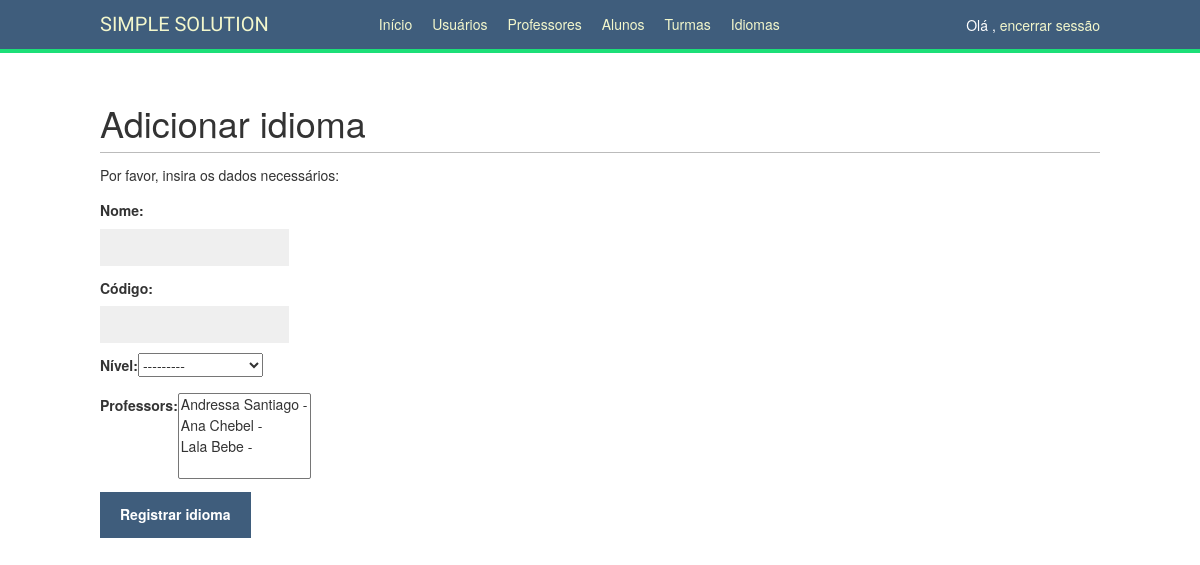
Page /school/subjects/create/ (signed in) on the earlier database version.
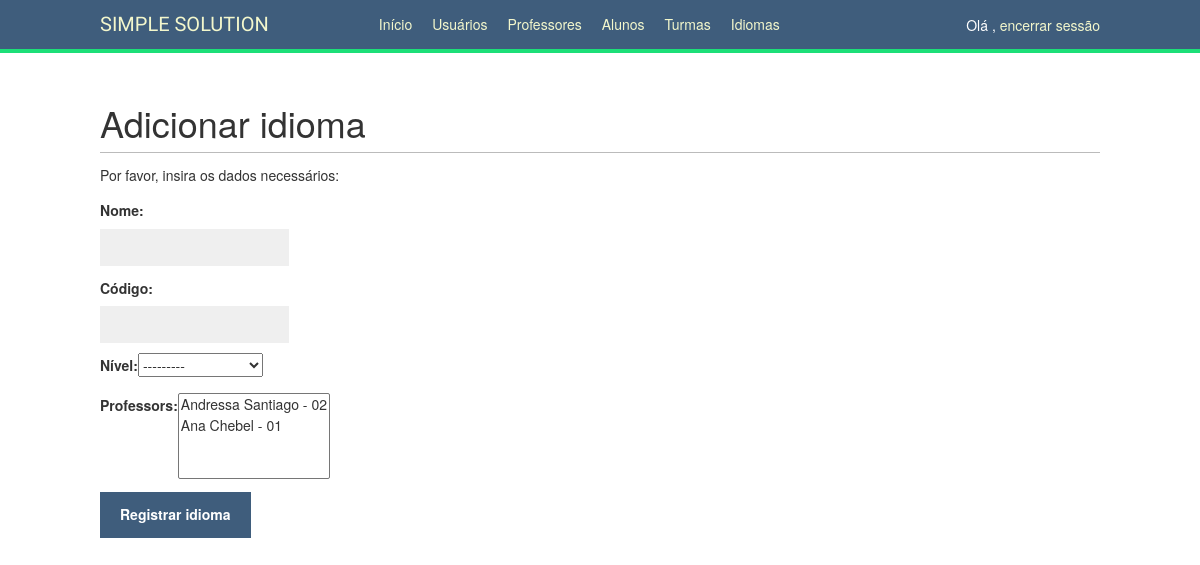
Same page on the later database version.
### school/views.py (the view)
@staff_member_required
def subject_create(request):
    if request.method == 'POST':
        subject_form = SubjectCreationForm(request.POST)
        if subject_form.is_valid():
            subject_form.save()
            return redirect('subjects_list')
    else:
        subject_form = SubjectCreationForm()
    return render(request, 'school/subject/create.html', {'section': 'subjects',
                                                          'subject_form': subject_form})

### school/forms.py
class SubjectCreationForm(forms.ModelForm):
    class Meta:
        model = Subject
        fields = ('name', 'code', 'subject_type', 'professors')

### account/models.py (called while the page is built)
    def __str__(self):
        return '{} {}'.format(self.user.first_name, self.user.last_name)

### school/models.py (called while the page is built)
    def __str__(self):
        return '{} - {}'.format(self.profile, self.code)

### school/templates/school/subject/create.html (shortened to what this page needs)
{% extends "base.html" %}
{% block content %}
    <h1>Adicionar idioma</h1>
    <p>Por favor, insira os dados necessários:</p>
    <form action="." method="post">
        {{ subject_form.as_p }}
        <p><input type="submit" value="Registrar idioma"></p>
    </form>
{% endblock %}

Differences in the rows shown:
changed Professor: code empty → "02" (drawn)
Other differences:
form field professors: "Andressa Santiago - / Ana Chebel - / Lala Bebe -" → "Andressa Santiago - 02 / Ana Chebel - 01"
